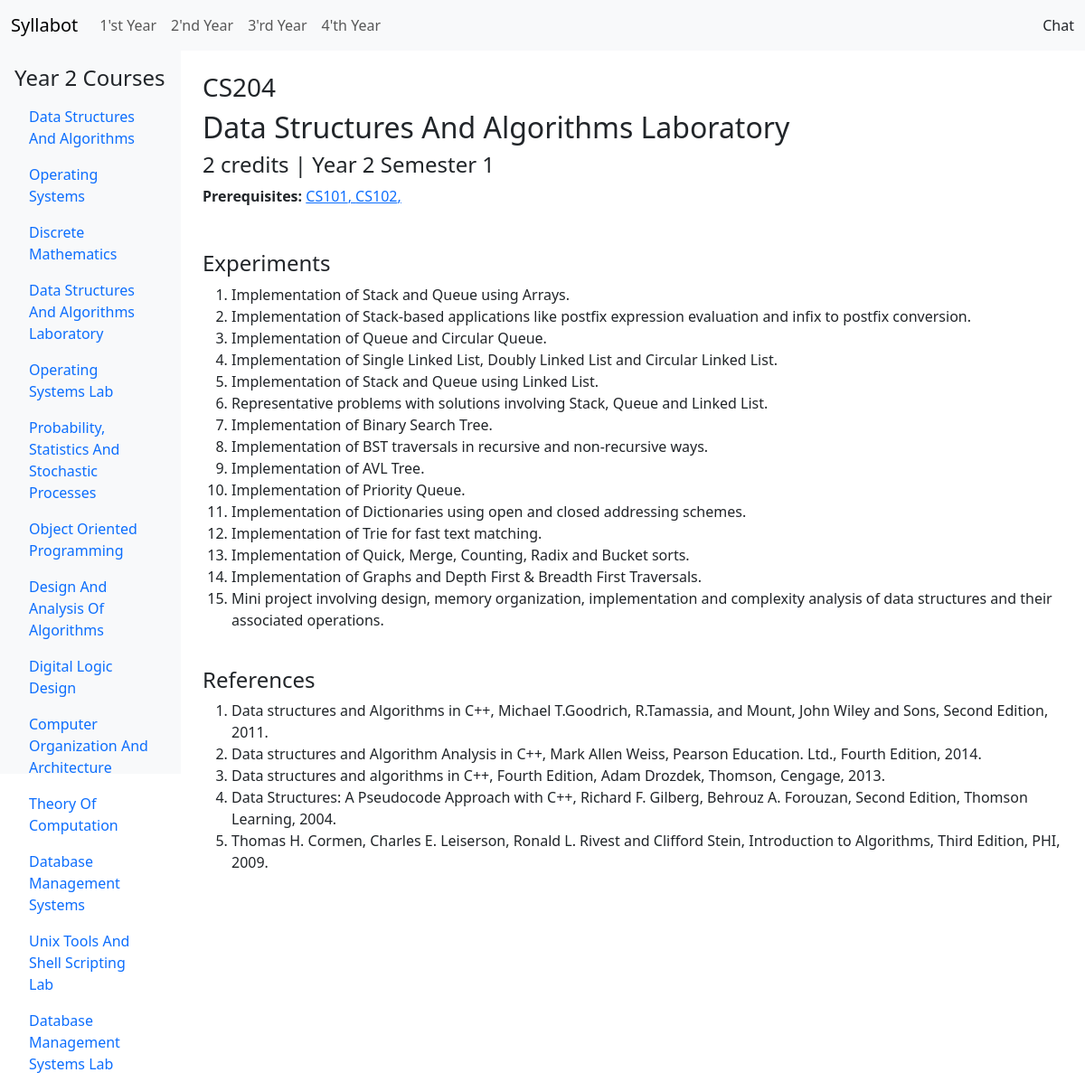
Page /2/CS204 on the committed database.
### courses/models.py (models this page shows, shortened)
class Course(models.Model):
    CREDIT_CHOICES = [(i, str(i)) for i in range(1, 5)]
    YEAR_CHOICES = [(i, str(i)) for i in range(1, 5)]
    SEMESTER_CHOICES = [(i, str(i)) for i in range(1, 3)]
    code = models.CharField(max_length=6, unique=True, null=False)
    name = models.CharField(max_length=128, null=False)
    prerequisites = models.ManyToManyField('self', blank=True, symmetrical=False, related_name="dependent_courses")
    credits = models.PositiveSmallIntegerField(choices=CREDIT_CHOICES, default=3, null=False)
    year = models.PositiveSmallIntegerField(choices=YEAR_CHOICES, default=1, null=False)
    semester = models.PositiveSmallIntegerField(choices=SEMESTER_CHOICES, null=True, blank=True)
    def __str__(self):
        return self.code

class Experiment(models.Model):
    number = models.PositiveSmallIntegerField(default=0)
    description = models.CharField(max_length=512)
    course = models.ForeignKey(Course, on_delete=models.CASCADE, related_name="experiments")

class Reference(models.Model):
    number = models.PositiveSmallIntegerField(default=0)
    name = models.CharField(max_length=256)
    course = models.ForeignKey(Course, on_delete=models.CASCADE, related_name="references")

### courses/views.py (the view)
# urls.py: path("<int:year>", views.syllabus, name="syllabus"),
def syllabus(request, year, code=None):
    if not code:
        return render(request, "courses/syllabus.html", {
            "year": year,
            "courses": Course.objects.filter(year=year),
            "message": "Select a course to view its details"
        })
    course = Course.objects.get(code=code)
    return render(request, "courses/syllabus.html", {
        "year": year,
        "courses": Course.objects.filter(year=year),
        "course": course,
        "units": course.units.all(),
    })

### courses/templates/courses/syllabus.html (shortened to what this page needs)
{% extends "courses/layout.html" %}
{% block body %}
<div class="container-fluid">
    <div class="row">
        <nav class="col-md-3 col-lg-2 d-md-block bg-light sidebar vh-100 p-3">
            <h4>Year {{ year }} Courses</h4>
            <ul class="nav flex-column">
                {% for c in courses %}
                <li class="nav-item">
                    <a class="nav-link" href="{% url 'courses:syllabus' year c %}">{{ c.name|title }}</a>
                </li>
                {% endfor %}
            </ul>
        </nav>
        <main class="col-md-9 ms-sm-auto col-lg-10 p-4">
            {% if course %}
            <h3>{{ course }}</h3>
            <h2>{{ course.name|title }}</h2>
            {% if course.semester %}
            <h4>{{ course.credits }} credits | Year {{ course.year }} Semester {{ course.semester }}</h4>
            {% else %}
            <h4>{{ course.credits }} credits | Year {{ course.year }}</h4>
            {% endif %}
            <b>Prerequisites: </b>
            {% if course.prerequisites.all|length > 0 %}
            {% for prereq in course.prerequisites.all %}
            <a href="{% url 'courses:syllabus' prereq.year prereq %}" title="{{ prereq.name }}">{{ prereq }}, </a>
            {% endfor %}
            {% else %}
            No prerequisites.
            {% endif %}
            <br>
            <br>
        {% if course.experiments.all|length > 0 %}
        <br>
        <h4>Experiments</h4>
        <ol>
            {% for exp in course.experiments.all %}
                <li>{{ exp.description }}</li>
            {% endfor %}
        </ol>
        {% endif %}
        {% if course.references.all|length > 0 %}
            <br>
            <h4>References</h4>
            <ol>
                {% for ref in course.references.all %}
                    <li>{{ ref.name }}</li>
                {% endfor %}
            </ol>
        {% endif %}
    </div>
    {% else %}
    {{ message }}
    {% endif %}
</div>
{% endblock %}

### rows in the picture
Course: name "Data Structures And Algorithms"
Course: name "Operating Systems"
Course: name "Discrete Mathematics"
Course: name "Data Structures And Algorithms Laboratory", code "CS204", credits "2", year "2", semester "1"
Course: name "Operating Systems Lab"
Course: name "Probability, Statistics And Stochastic Processes"
Course: name "Object Oriented Programming"
Course: name "Design And Analysis Of Algorithms"
Course: name "Digital Logic Design"
Course: name "Computer Organization And Architecture"
Course: name "Theory Of Computation"
Course: name "Database Management Systems"
Course: name "Unix Tools And Shell Scripting Lab"
Course: name "Database Management Systems Lab"
Course: code "CS101"
Course: code "CS102"
Experiment: description "Implementation of Stack and Queue using Arrays."
Experiment: description "Implementation of Stack-based applications like postfix expression evaluation and infix to postfix conversion."
Experiment: description "Implementation of Queue and Circular Queue."
Experiment: description "Implementation of Single Linked List, Doubly Linked List and Circular Linked List."
Experiment: description "Implementation of Stack and Queue using Linked List."
Experiment: description "Representative problems with solutions involving Stack, Queue and Linked List."
Experiment: description "Implementation of Binary Search Tree."
Experiment: description "Implementation of BST traversals in recursive and non-recursive ways."
Experiment: description "Implementation of AVL Tree."
Experiment: description "Implementation of Priority Queue."
Experiment: description "Implementation of Dictionaries using open and closed addressing schemes."
Experiment: description "Implementation of Trie for fast text matching."
Experiment: description "Implementation of Quick, Merge, Counting, Radix and Bucket sorts."
Experiment: description "Implementation of Graphs and Depth First & Breadth First Traversals."
Experiment: description "Mini project involving design, memory organization, implementation and complexity analysis of data structures and their associated operations."
Reference: name "Data structures and Algorithms in C++, Michael T.Goodrich, R.Tamassia, and Mount, John Wiley and Sons, Second Edition, 2011."
Reference: name "Data structures and Algorithm Analysis in C++, Mark Allen Weiss, Pearson Education. Ltd., Fourth Edition, 2014."
Reference: name "Data structures and algorithms in C++, Fourth Edition, Adam Drozdek, Thomson, Cengage, 2013."
Reference: name "Data Structures: A Pseudocode Approach with C++, Richard F. Gilberg, Behrouz A. Forouzan, Second Edition, Thomson Learning, 2004."
Reference: name "Thomas H. Cormen, Charles E. Leiserson, Ronald L. Rivest and Clifford Stein, Introduction to Algorithms, Third Edition, PHI, 2009."

### other values in the picture
{{ year }} "2"
